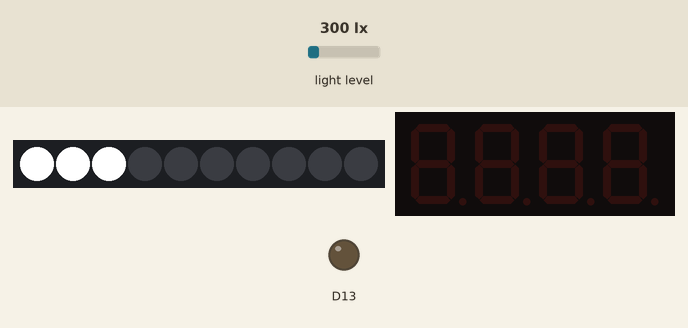
Simulated run of this sketch. Board: Adafruit Circuit Playground Express. Parts: 10 RGB LEDs in strip order, left to right, 4-digit seven-segment display, output pins drawn as LEDs (lit = HIGH). The inputs (shaded band) are chosen by the test bench; at power-on: light level 300 lx.

Above: at 0.1 s.

The sketch:

tachometer_led_display.ino
```cpp
// (licence header left out)
#include <Adafruit_CircuitPlayground.h>
#include <Adafruit_LEDBackpack.h>
#include <Adafruit_GFX.h>

// Configuration values.  You don't have to change these but they're
// interesting to adjust the logic.  If your spinner has more or less
// than three arms be sure to change the SPINNER_ARMS value below:
#define SPINNER_ARMS       3      // Number of arms on the fidget spinner.
                                  // This is used to calculate the true
                                  // revolutions per second of the spinner
                                  // as one full revolution of the spinner
                                  // will actually see this number of cycles
                                  // pass by the light sensor.  Set this to
                                  // the value 1 to ignore this calculation
                                  // and just see the raw cycles / second.

#define SAMPLE_DEPTH       512    // How many samples to take when measuring
                                  // the spinner speed.  The larger this value
                                  // the more memory that will be consumed but
                                  // the slower a spinner speed that can be
                                  // detected (larger sample depths mean longer
                                  // period waves can be detected).  You're
                                  // limited by the amount of memory on the
                                  // board for this value.  On a classic
                                  // Circuit Playground with 2kb of memory
                                  // you can only go up to about 512 or so (each
                                  // sample is 2 bytes, so 1kb of space total).
                                  // On an express board you can go much higher,
                                  // like up to 10240 for 20kb of sample data.

#define SAMPLE_PERIOD_US   1500   // Amount of time in microseconds to delay
                                  // between each light sensor sample.  This is
                                  // a balance between how fast and slow of
                                  // a spinner reading that can be measured.
                                  // The higher this value the slower a spinner
                                  // you can measure, but at the tradeoff of
                                  // not accurately measuring fast spinners.
                                  // Low values (even 0) mean very fast speeds
                                  // can be detected but slow speeds (below 10hz)
                                  // are harder to detect.  You can increase the
                                  // sample depth to help improve the range
                                  // of detection speeds, but there's a limit
                                  // based on the memory available.

#define THRESHOLD          400    // How big the amplitude of a cyclic
                                  // signal has to be before the measurement
                                  // logic kicks in.  This is a value from
                                  // 0 to 1023 and might need to be adjusted
                                  // up or down if the detection is too
                                  // sensitive or not sensitive enough.
                                  // Raising this value will make the detection
                                  // less sensitive and require a very large
                                  // difference in amplitude (i.e. a very close
                                  // or highly reflective spinner), and lowering
                                  // the value will make the detection more
                                  // sensitive and potentially pick up random
                                  // noise from light in the room.

#define MEASURE_PERIOD_MS  1000   // Number of milliseconds to wait
                                  // between measurements.  Default is
                                  // one second (1000 milliseconds).

#define DISPLAY_ADDRESS    0x70   // I2C address of the display.  Use the default
                                  // 0x70 unless you've manually changed the
                                  // devices address by soldering closed a bridge.


// Global state for the LED display:
Adafruit_7segment disp = Adafruit_7segment();

void setup() {
  // Initialize serial monitor at 115200 baud.
  Serial.begin(115200);

  // Initialize CircuitPlayground library and turn on the first 3 pixels (near the light sensor)
  // to pure white at maximum brightness.
  CircuitPlayground.begin(255);  // 255 means set pixel colors to max brightness.
  CircuitPlayground.clearPixels();
  CircuitPlayground.setPixelColor(0, 255, 255, 255);  // Set pixel 0, 1, 2 to white.
  CircuitPlayground.setPixelColor(1, 255, 255, 255);
  CircuitPlayground.setPixelColor(2, 255, 255, 255);

  // Initialize and clear the display.
  disp.begin(DISPLAY_ADDRESS);
  disp.clear();
  disp.writeDisplay();
}


void loop() {
  // Pause between measurements.
  delay(MEASURE_PERIOD_MS);

  // Collect samples from the light sensor as quickly as possible.
  // Keep track of the amount of time (in microseconds) between samples
  // so the sampling frequency can later be determined.
  uint16_t samples[SAMPLE_DEPTH] = {0};
  uint32_t start = micros();
  for (int i=0; i<SAMPLE_DEPTH; ++i) {
    samples[i] = CircuitPlayground.lightSensor();
    delayMicroseconds(SAMPLE_PERIOD_US);
  }
  uint32_t elapsed_uS = micros() - start;
  float elapsed = elapsed_uS / 1000000.0;  // Elapsed time in seconds.

  // Find the min and max values in the collected samples.
  uint16_t minval = samples[0];
  uint16_t maxval = samples[0];
  for (int i=1; i<SAMPLE_DEPTH; ++i) {
    minval = min(minval, samples[i]);
    maxval = max(maxval, samples[i]);
  }

  // Check the amplitude of the signal (difference between min and max)
  // is greater than the threshold to continue detecting speed.
  uint16_t amplitude = maxval - minval;
  if (amplitude < THRESHOLD) {
    // Didn't make it past the threshold so start over with another measurement attempt.
    return;
  }

  // Compute midpoint of the signal (halfway between min and max values).
  uint16_t midpoint = minval + (amplitude/2);

  // Count how many midpoint crossings were found in the signal.
  // These are instances where two readings either straddle or land on
  // the midpoint.  The midpoint crossings will happen twice for every
  // complete sine wave cycle (once going up and again coming down).
  int crossings = 0;
  for (int i=1; i<SAMPLE_DEPTH; ++i) {
    uint16_t p0 = samples[i-1];
    uint16_t p1 = samples[i];
    if ((p1 == midpoint) ||
        ((p0 < midpoint) && (p1 > midpoint)) ||
        ((p0 > midpoint) && (p1 < midpoint))) {
      crossings += 1;
    }
  }

  // Compute signal frequency, RPM, and period.
  // The period is the amount of time it takes for a complete
  // sine wave cycle to occur.  You can calculate this by dividing the
  // amount of time that elapsed during the measurement period by the
  // number of midpoint crossings cut in half (because each complete
  // sine wave cycle will have 2 midpoint crossings).  However since
  // fidget spinners have multiple arms you also divide by the number
  // of arms to normalize the period into a value that represents the
  // time taken for a complete revolution of the entire spinner, not
  // just the time between one arm and the next.
  float period = elapsed / (crossings / SPINNER_ARMS / 2.0);

  // Once the period is calculated it can be converted into a frequency
  // value (i.e revolutions per second, how many times the spinner spins
  // around per second) and more common RPM value (revolutions per minute,
  // just multiply frequency by 60 since there are 60 seconds in a minute).
  float frequency = 1.0 / period;
  float rpm = frequency * 60.0;

  // Print out the measured values!
  Serial.print("Frequency: ");
  Serial.print(frequency, 3);
  Serial.print(" (hz)\t\tRPM: ");
  Serial.print(rpm, 3);
  Serial.print("\t\tPeriod: ");
  Serial.print(period, 3);
  Serial.println(" (seconds)");

  // Also print the frequency (revolutions per second) to the LED display.
  disp.print(frequency);
  disp.writeDisplay();
}
```
